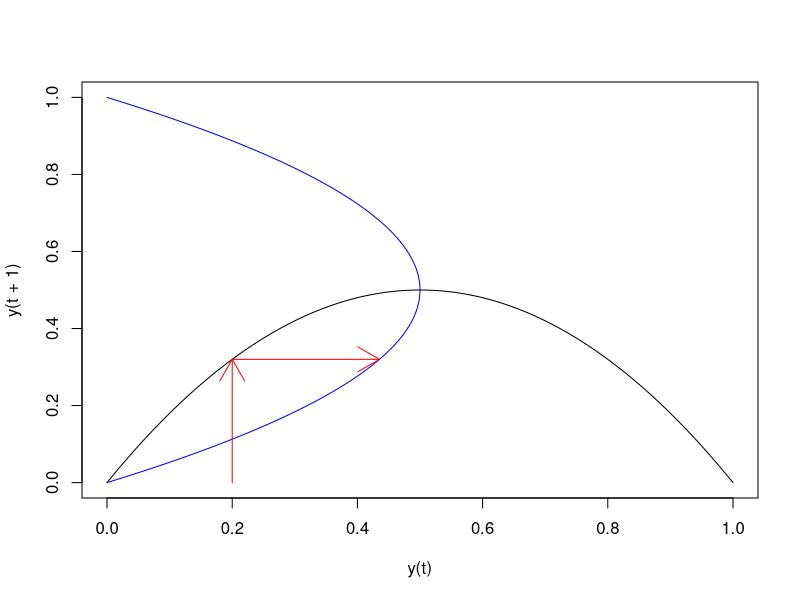
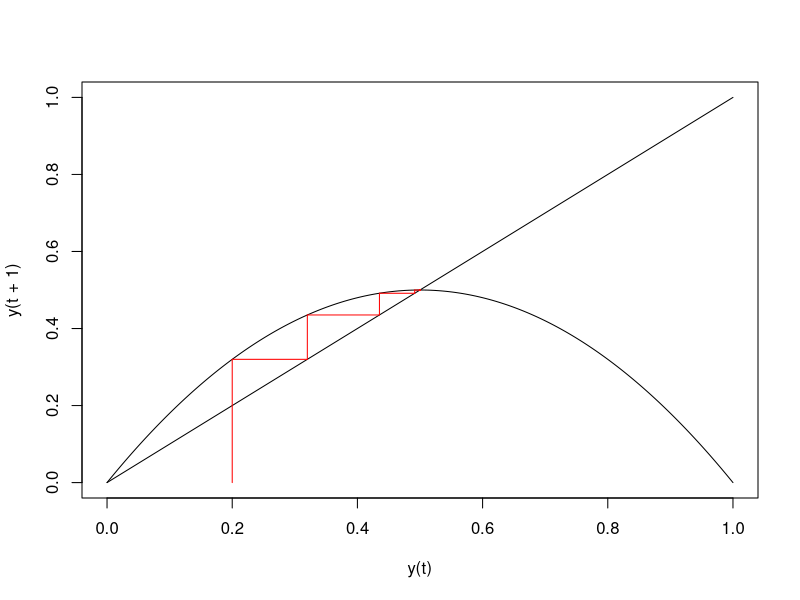
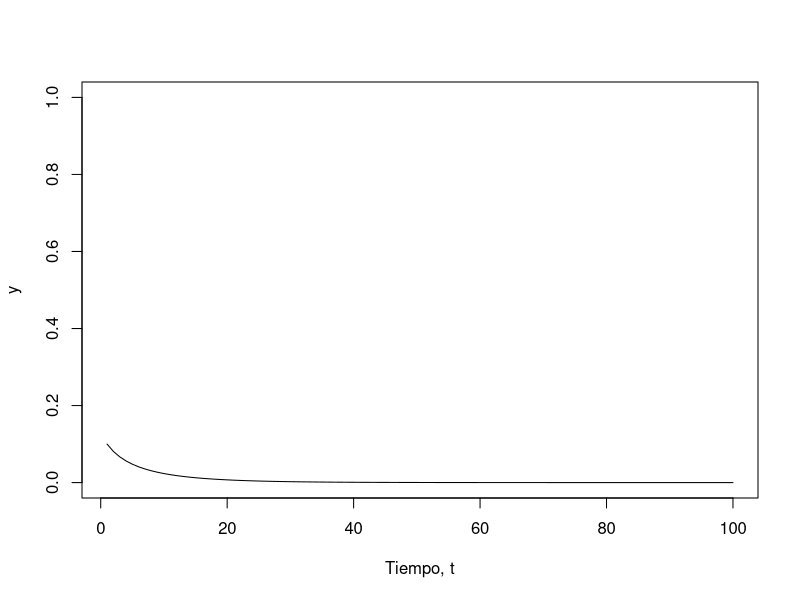
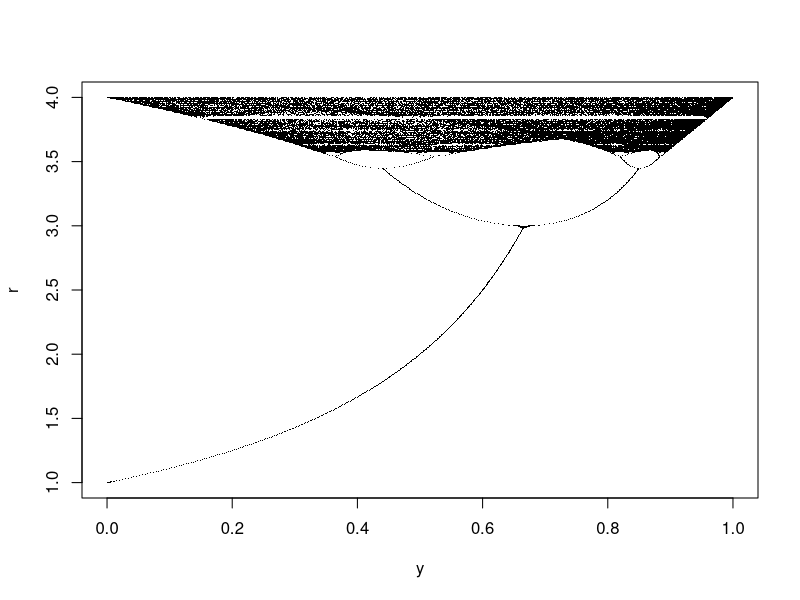

Source code (R) for these figures, in order:
# Empezamos con una r = 2, con la típica forma logística
r = 2
K = 1
# Definimos y(t) como una secuencia en el intervalo [0, 1]
yt <- seq(0,1,0.001)
# Y calculamos y(t + 1) a partir de la ecuación iterativa
yt1 <- r* yt *(1-( yt /K))
plot(yt1 ~ yt, ylim = c(0,1), xlim = c(0,1), ylab = "y(t + 1)", xlab = "y(t)", type = "l")

lines(yt ~ yt1, col = "blue")
y0 = 0.2
y1 = yt1[yt == y0]
arrows(y0, 0, y0, y1, col = "red")
# Busca el valor en la parábola más cercano a y1
nexty <- which.min(abs(yt - y1))
y2 = yt1[nexty]
arrows(y0, y1, y2, y1, col = "red")
plot(yt1 ~ yt, ylim = c(0,1), xlim = c(0,1), ylab = "y(t + 1)", xlab = "y(t)", type = "l")
l = yt
lines(l ~ yt)
y0 = 0.2
y1 = yt1[yt == y0]
segments(y0, 0, y0, y1, col = "red")
segments(y0, y1, y1, y1, col = "red")
prevy = y1
iteraciones = 100
for(i in 1:iteraciones){
  y1 <- which.min(abs(yt - prevy))
  nexty = yt1[y1]
  segments(prevy, prevy, prevy, nexty, col = "red")
  segments(prevy, nexty, nexty, nexty, col = "red")
  prevy = nexty
}

# Seleccionamos el valor de r y las condiciones iniciales y0
r = 0.9
y0 = 0.1
K = 1
# Generamos el vector que almacenará las iteraciones y le ponemos el y0 en la primera posición
y = numeric(100)
y[1] = y0
# Calculamos las y(t + 1) = f(y(t)) en bucle
for(i in 2:100) {
  y[i] = r*y[i-1]*(1-(y[i-1]/K))
}

plot(y, ylim = c(0,1), ylab = "y", xlab = "Tiempo, t", type = "l")  
# Generamos una función que itera la ecuación logística
logistica<-function(vector,y0,K,r){
  R=length(vector)
  rn=length(r)
  matriz=matrix(nrow=R,ncol=rn)
  matriz[1,]<-y0
  iterar<-function(a){
    r*a*(1-(a/K))}
  for(i in 1:R){
    if(i>1){
      matriz[i,]=iterar(matriz[i-1,])
    }else{
      matriz[i,]=iterar(matriz[i,])}
  }
  matriz
}
# Y otra función que aplica la anterior para cada valor de r y
# representa el valor de y(t) que actua como atractor
bifurcacion=function(modelo){
  bifur=data.frame()
  L=length(modelo[,1])
  tabla=modelo[(L/5):L,]
  for(i in 1:length(r)){
    mat=data.frame(y=tabla[,i],r=r[i])
    bifur=rbind(bifur,mat)
  }
  plot(bifur,pch=".",cex=1)
}
# Generamos una secuencia de valores de r
r <- seq(1,4,0.005)
# Iteramos la logística con la función anterior
yt <- seq(0,1,0.001)
modelo=logistica(yt, y0 = 0.2, K = 1, r)
# Y generamos el diagrma de bifurcación
bifurcacion(modelo)
